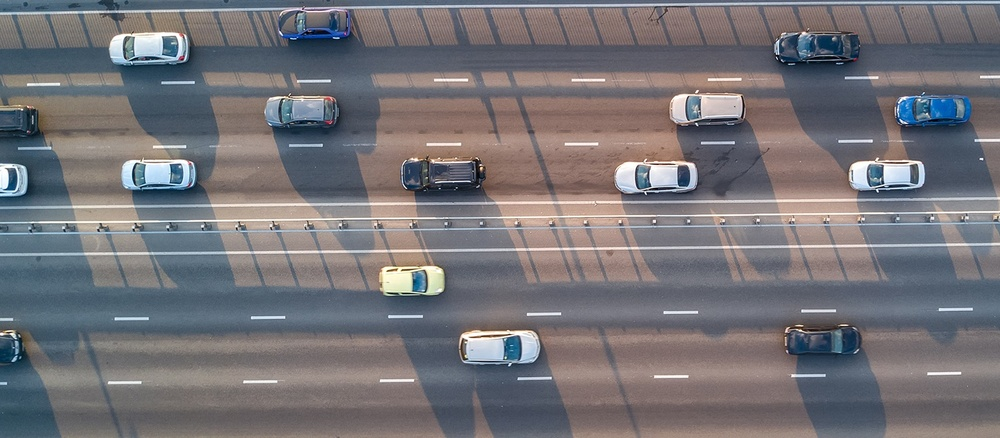
%> input picture tr_hard1.jpg, 1000 x 438 px, shrunk from 1473 x 645 before the run
$ octave main.m   (GNU Octave 9; MATLAB toolbox functions it lacks are replaced by stand-ins)
%> lines starting %> are read from the running program, lines starting %| are printed output that depends on the picture; in (x1, y1, x2, y2) boxes, pixels count from 0 and x2, y2 are one past the last pixel; in counts of white or black regions, pixels touching at a corner belong together; the program's own positions count from 1
% Image Processing Course / Term Project
% 08.12.2017
% Abd黮hakim G黮tekin - Gebze Technical University

% This algorithm is generated for the images which have been added to the
% same folder and have similar properties. As for an arbitrary
% image there should be a specific algorithm to meet its needs for
% detection, this algorithm may need to be improved or changed regarding
% interested images' properties.

clc, clearvars, close all;
%% image acquisition and converting to grayscale
f = rgb2gray(imread('tr_hard1.jpg'));
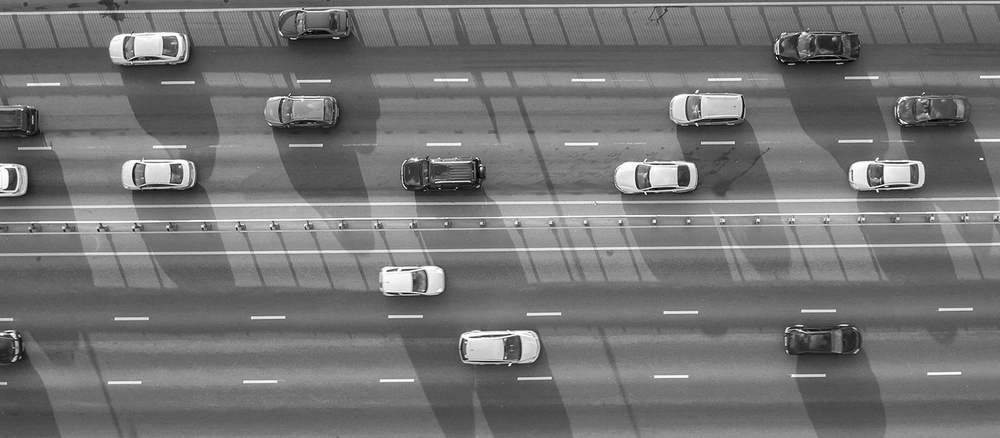
%> f: size 438x1000 uint8; min 1, max 255, mean 115.9

figure, imshow(f), title('Gray Scaled Image');
%% pre-process
% gamma correction to light up the image
f = imadjust(f,[],[],0.5);
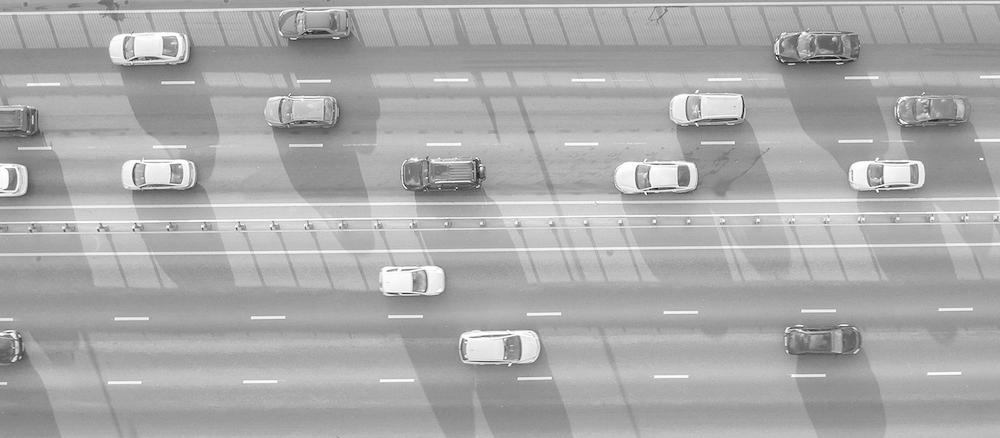
%> f: size 438x1000 uint8; min 16, max 255, mean 170

figure, imshow(f), title('Image after Gamma Correction ');

% smoothing the image to remove noise
mask = ones(5) / (25);
f_smooth = imfilter(f,mask);
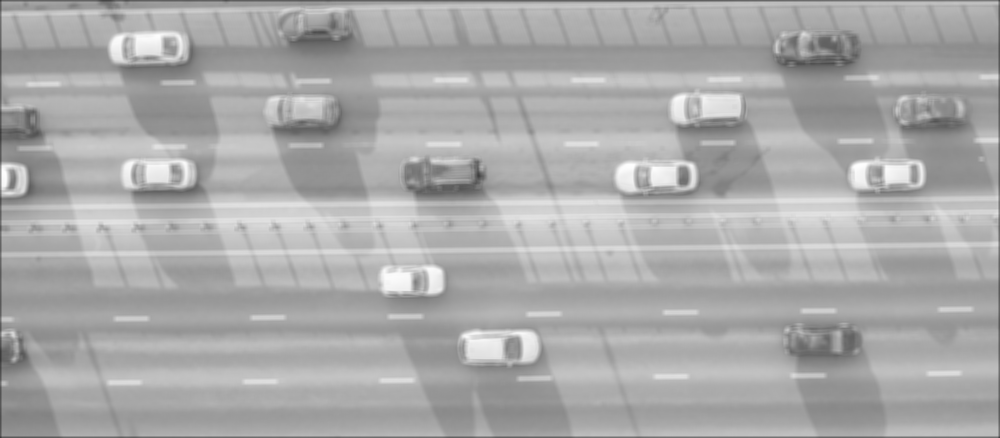
%> f_smooth: size 438x1000 uint8; min 55, max 254, mean 169.4

figure, imshow(f_smooth), title('Smoothed Image');
%% edge detection
% Edge detection is done by using Sobel operator.
% a hands-on way
%
% sobelX = [-1 -2 -1; 0 0 0; 1 2 1];
% sobelY = sobelX';
% gx = imfilter(f_smooth, sobelX);
% gy = imfilter(f_smooth, sobelY);
% f_edge = abs(gx) + abs(gy);
%
% an alternative way
f_edge = edge(f_smooth, 'Sobel');
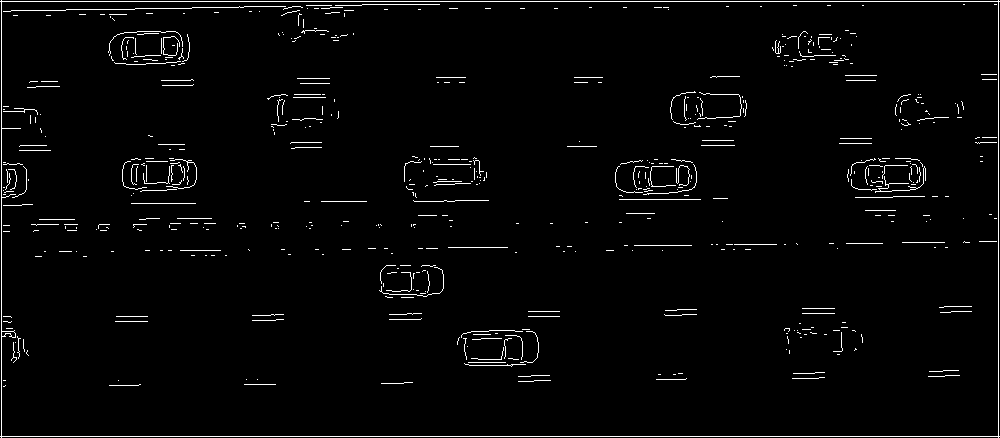
%> f_edge: size 438x1000 logical; 2.5% white in thin lines or dots

figure, imshow(f_edge), title('Edges by Sobel');
%% thresholding
% Since we choose the second way at previous part, thresholding is not
% needed. Comment thresholding part then run the code again.
f_edge = im2uint8(f_edge);
%> f_edge: size 438x1000 uint8; 2.5% white in thin lines or dots
level = graythresh(f_edge);
%> level = 0.498
f_th  = imbinarize(f_edge, level);

figure, imshow(f_th), title('Image Thresholded');
%% morphological process
% creating structuring elements
se1 = strel('rectangle', [15 40]);
se2 = strel('rectangle', [15 10]);

% Closing is applied to close spaces between correlated parts of edges.
f_close = imclose(f_th,se1);
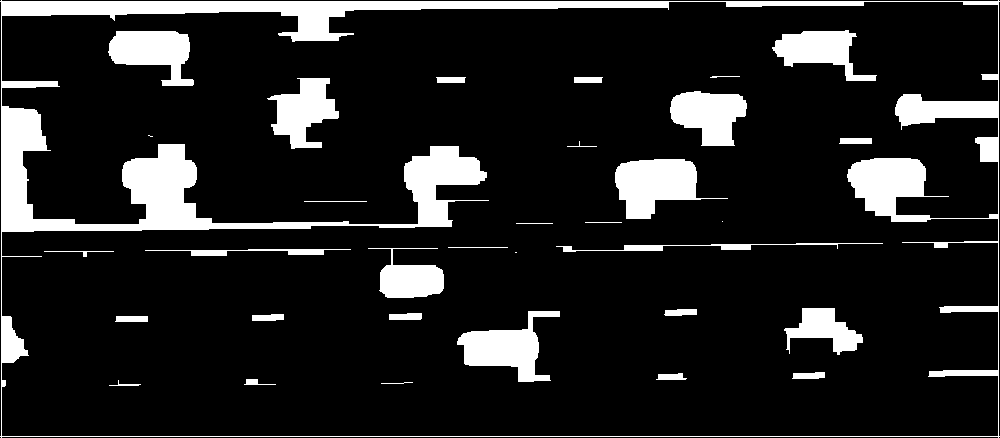
%> f_close: size 438x1000 logical; 13.7% white; 33 white regions (3 under 20 px), largest, box (x1, y1, x2, y2) and area: (0, 0, 1000, 438) 34201, (615, 159, 728, 219) 3695, (457, 311, 560, 382) 3286

figure, imshow(f_close), title('Closed Image');

% Opening is applied to remove wrong connections and unwanted objects.
f_open = imopen(f_close,se2);
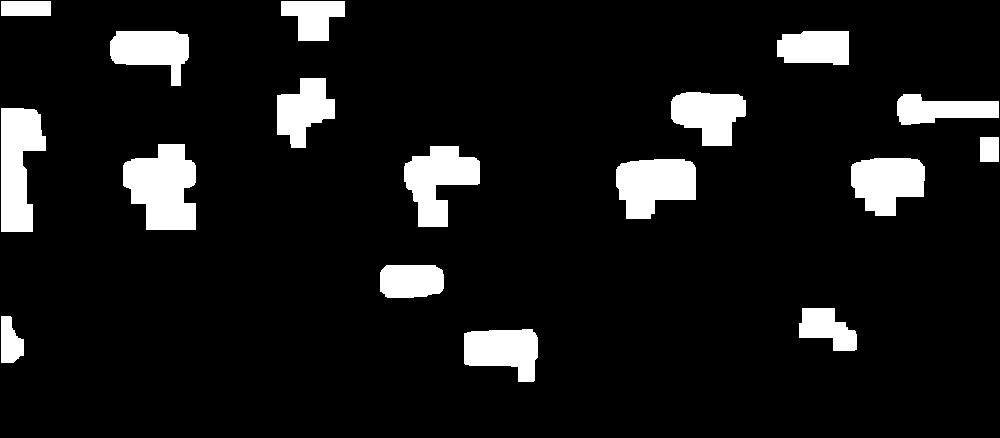
%> f_open: size 438x1000 logical; 9.5% white; 17 white regions, largest, box (x1, y1, x2, y2) and area: (123, 144, 196, 230) 4642, (1, 108, 46, 232) 3972, (616, 159, 696, 219) 3635

figure, imshow(f_open), title('Opened Image');
%% connected component analysis
cc1 = bwconncomp(f_open);
%> cc1 = 17 connected components
% Feature extracting so as to find interested components. Notice that the
% 'eccentricity' property is not used on this application but added into
% code.
stats1 = regionprops(cc1, {'Area','Eccentricity'});
%> stats1 = 17 regions; largest, Area and Eccentricity: 4642 0.631, 3972 0.959, 3635 0.761, 3599 0.664, 3266 0.67
area = [stats1.Area];
%> area = 17 values, max 4642 at index 5, min 475 at index 17, mean 2459.2
sumArea = 0;
% ecc = [stats1.Eccentricity];
% sumEcc = 0;

for i = 1 : cc1.NumObjects
    sumArea = sumArea + area(i);
    % sumEcc = sumEcc + ecc(i);
end
%> this loop made 17 passes
%> sumArea on passes 1 to 12: 750, 4722, 5522, 8278, 12920, 15490, 17241, 19186, 22785, 25657, 29292, 32181

avArea= sumArea / cc1.NumObjects;
%> avArea = 2459.2
% avEcc = sumEcc / cc1.NumObjects;

% Take the components which have an area larger than 25 percent of
% the average.
idx = find([stats1.Area] > (avArea * 1 / 4));
%> idx = [1 2 3 4 5 6 7 8 9 10 11 12 13 14 15 16]
BW = ismember(labelmatrix(cc1), idx);
%> BW: size 438x1000 logical; 9.4% white; 16 white regions

figure, imshow(BW), title('Binary Image of Interested Components');

% label binary image to get 'BoundingBox' properties of interested
% components
cc2 = bwconncomp(BW);
%> cc2 = 16 connected components
stats2 = regionprops(cc2, 'BoundingBox');
%> stats2 = 16 regions; largest, box (x1, y1, x2, y2): (123, 144, 196, 230), (404, 146, 480, 227), (1, 108, 46, 232), (616, 159, 696, 219), (110, 31, 189, 86)
%% representation
figure, imshow(f), title('Detected Vehicles');

% represent each detected component with a rectangular
for i = 1 : cc2.NumObjects
rectangle('Position', stats2(i).BoundingBox, ...
    'EdgeColor','r','LineWidth',2);
end
%> this loop made 16 passes
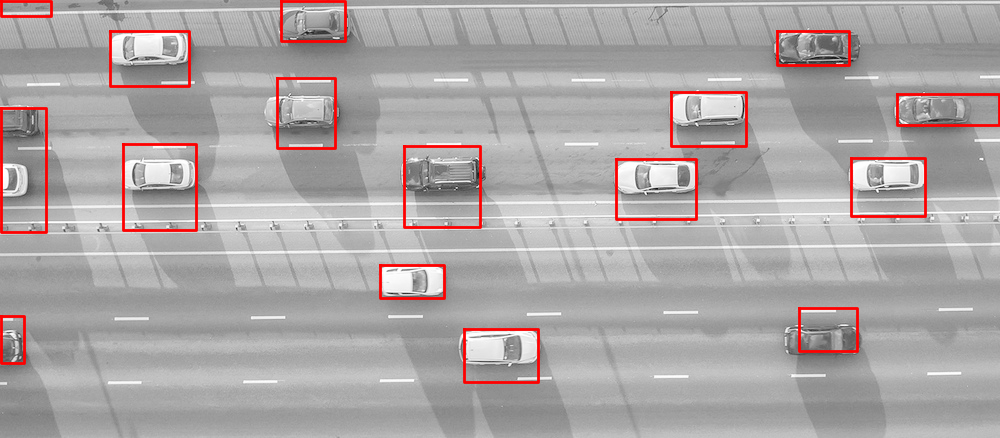
%> figure redrawn from the program's plot data; its title reads 'Detected Vehicles'

$ run again, with te_hard1.jpg copied over tr_hard1.jpg
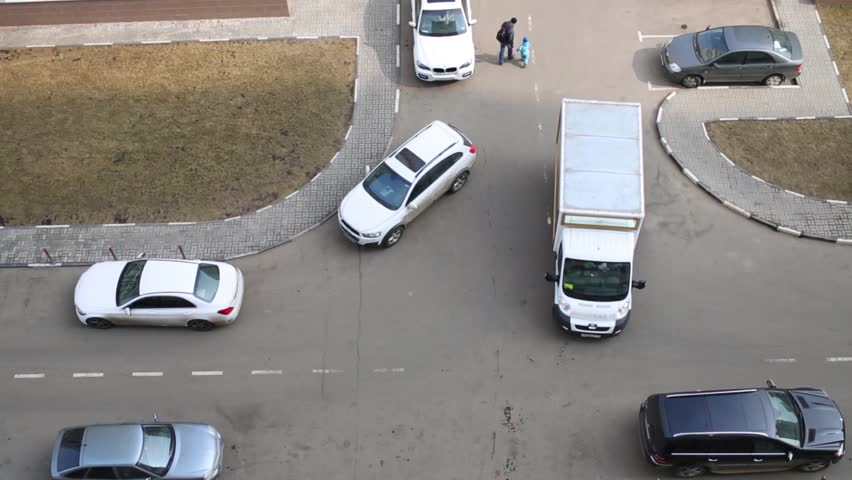
%> input picture te_hard1.jpg, 852 x 480 px
%> `f_edge = edge(f_smooth, 'Sobel');`:
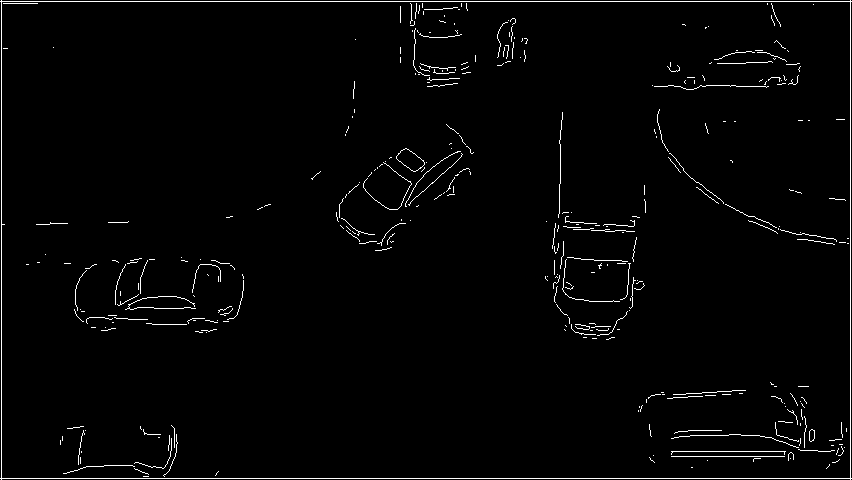
%> f_edge: size 480x852 logical; 1.9% white in thin lines or dots
%> level = 0.498
%> f_close: size 480x852 logical; 9.9% white; 28 white regions (19 under 20 px), largest, box (x1, y1, x2, y2) and area: (0, 0, 852, 480) 20842, (74, 257, 244, 333) 7767, (336, 124, 474, 251) 6829
%> f_open: size 480x852 logical; 6.7% white; 16 white regions, largest, box (x1, y1, x2, y2) and area: (75, 260, 229, 332) 6444, (339, 135, 469, 222) 5795, (760, 386, 851, 479) 4650
%> cc1 = 16 connected components
%> stats1 = 16 regions; largest, Area and Eccentricity: 6444 0.922, 5795 0.916, 4650 0.714, 1842 0.744, 1638 0.971
%> area = [255 6444 662 799 5795 686 1842 240 707 916 1638 499 872 627 4650 893]
%> the loop `for i = 1 : cc1.NumObjects` made 16 passes
%> sumArea on passes 1 to 8: 255, 6699, 7361, 8160, 13955, 14641, 16483, 16723
%> avArea = 1720.3
%> idx = [2 3 4 5 6 7 9 10 11 12 13 14 15 16]
%> BW: size 480x852 logical; 6.6% white; 14 white regions
%> cc2 = 14 connected components
%> stats2 = 14 regions; largest, box (x1, y1, x2, y2): (339, 135, 469, 222), (75, 260, 229, 332), (760, 386, 851, 479), (554, 212, 581, 308), (400, 1, 455, 38)
%> the loop `for i = 1 : cc2.NumObjects` made 14 passes
%> after the loop `for i = 1 : cc2.NumObjects`:
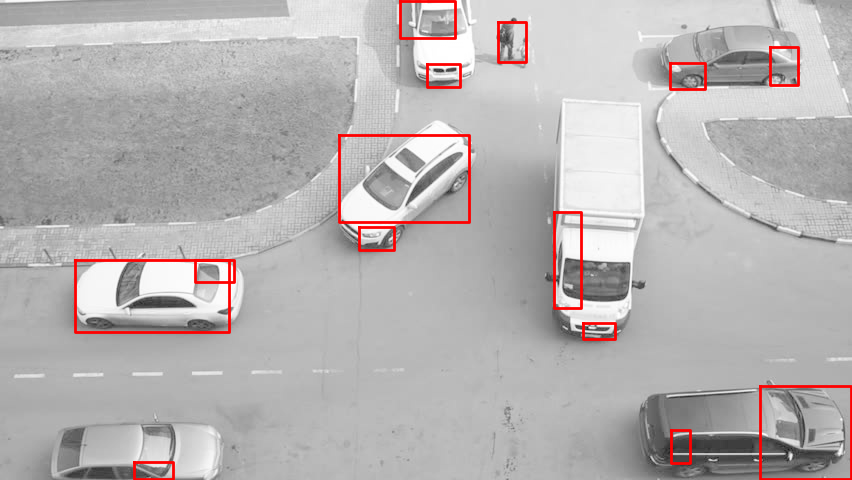
%> figure redrawn from the program's plot data; its title reads 'Detected Vehicles'

$ run again, with te_med1.jpg copied over tr_hard1.jpg
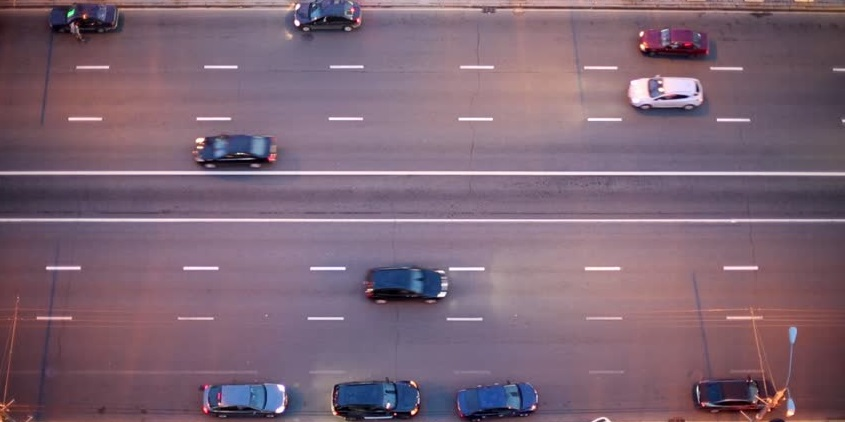
%> input picture te_med1.jpg, 845 x 422 px
%> `f_edge = edge(f_smooth, 'Sobel');`:
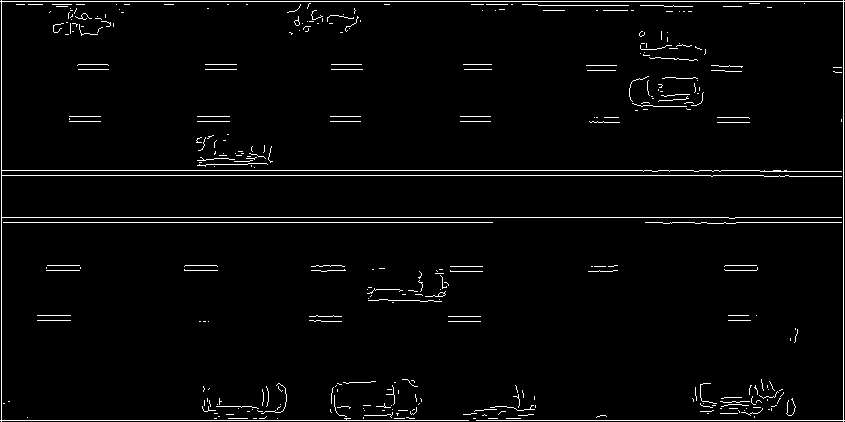
%> f_edge: size 422x845 logical; 2.8% white in thin lines or dots
%> level = 0.498
%> f_close: size 422x845 logical; 11.3% white; 26 white regions (2 under 20 px), largest, box (x1, y1, x2, y2) and area: (0, 0, 845, 422) 31060, (629, 76, 704, 111) 2351, (367, 266, 483, 303) 1759
%> f_open: size 422x845 logical; 5.5% white; 10 white regions
%> cc1 = 10 connected components
%> stats1 = 10 regions; largest, Area and Eccentricity: 3352 0.926, 3005 0.766, 2326 0.883, 2145 0.925, 1938 0.878
%> area = [1932 3005 1871 1938 2145 914 836 2326 1158 3352]
%> the loop `for i = 1 : cc1.NumObjects` made 10 passes
%> sumArea on passes 1 to 8: 1932, 4937, 6808, 8746, 10891, 11805, 12641, 14967
%> avArea = 1947.7
%> idx = [1 2 3 4 5 6 7 8 9 10]
%> cc2 = 10 connected components
%> stats2 = 10 regions; largest, box (x1, y1, x2, y2): (197, 116, 273, 176), (695, 382, 796, 421), (331, 380, 418, 421), (202, 386, 286, 421), (630, 76, 702, 110)
%> the loop `for i = 1 : cc2.NumObjects` made 10 passes
%> after the loop `for i = 1 : cc2.NumObjects`:
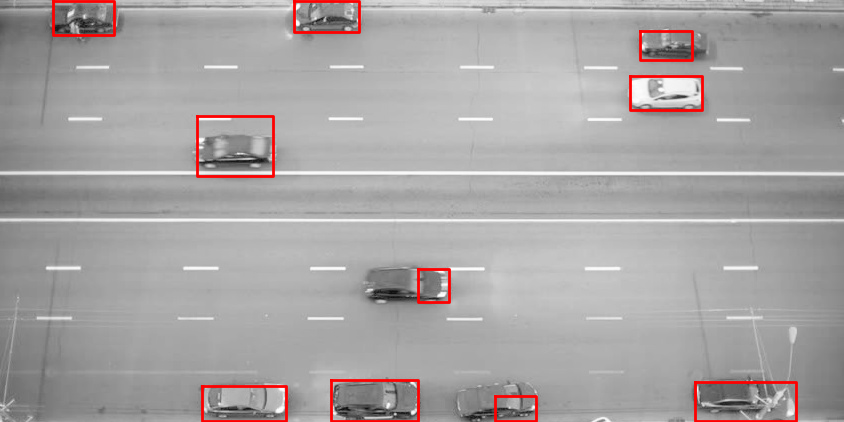
%> figure redrawn from the program's plot data; its title reads 'Detected Vehicles'
